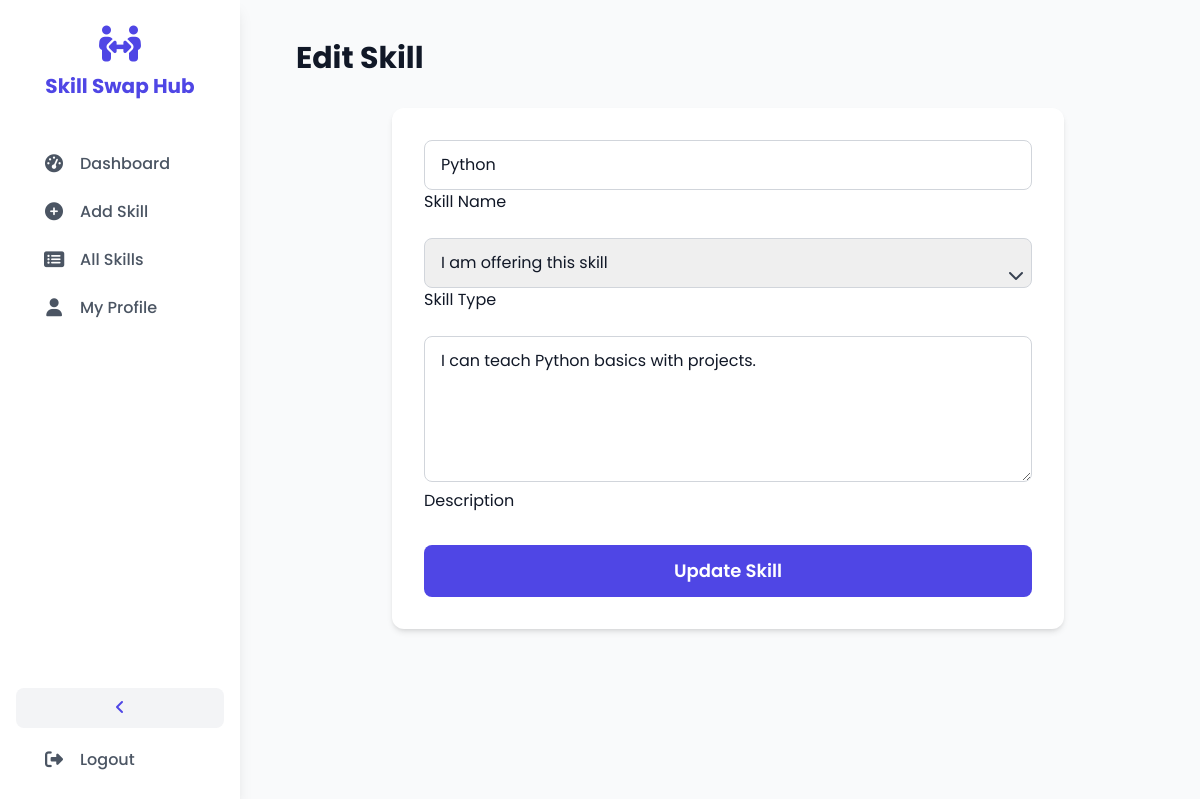
The page /edit/4/ (signed in) on the database its author committed.
### skills/models.py (models this page shows, shortened)
class Skill(models.Model):
    SKILL_TYPE_CHOICES = [
        ('offer', 'Offering'),
        ('request', 'Requesting'),
    ]
    user = models.ForeignKey(User, on_delete=models.CASCADE)
    title = models.CharField(max_length=100)
    description = models.TextField()
    skill_type = models.CharField(max_length=10, choices=SKILL_TYPE_CHOICES)
    created_at = models.DateTimeField(auto_now_add=True)

### skills/views.py (the view)
# urls.py: path('edit/<int:skill_id>/', views.edit_skill_view, name='edit_skill'),
@login_required(login_url='login')
def edit_skill_view(request, skill_id):
    skill = get_object_or_404(Skill, id=skill_id, user=request.user)
    if request.method == 'POST':
        skill.title = request.POST.get('skill_name')
        skill.skill_type = request.POST.get('skill_type')
        skill.description = request.POST.get('description')
        skill.save()
        return redirect('dashboard')
    context = {'skill': skill}
    return render(request, 'edit_skill.html', context)

### templates/edit_skill.html (shortened to what this page needs)
{% extends 'base.html' %}
{% block content %}
<div class="relative min-h-screen md:flex">
    <div id="sidebar" class="sidebar bg-white absolute inset-y-0 left-0 transform md:relative md:translate-x-0 sidebar-closed md:flex md:flex-col md:justify-between shadow-lg z-30">
        <div>
            <div class="logo-section">
                <a href="{% url 'index' %}" class="sidebar-logo-link inline-flex flex-col items-center justify-center w-full">
                    <i class="fas fa-people-arrows text-4xl text-[#4f46e5]"></i>
                    <span class="sidebar-text block text-xl font-bold text-[#4f46e5] mt-2">Skill Swap Hub</span>
                </a>
            </div>
            <nav class="mt-4 px-4">
                <a href="{% url 'dashboard' %}" class="sidebar-nav-link"><i class="fas fa-tachometer-alt fa-fw"></i> <span class="sidebar-text ml-3">Dashboard</span></a>
                <a href="{% url 'add_skill' %}" class="sidebar-nav-link"><i class="fas fa-plus-circle fa-fw"></i> <span class="sidebar-text ml-3">Add Skill</span></a>
                <a href="{% url 'listings' %}" class="sidebar-nav-link"><i class="fas fa-list-alt fa-fw"></i> <span class="sidebar-text ml-3">All Skills</span></a>
                <a href="{% url 'profile' %}" class="sidebar-nav-link"><i class="fas fa-user fa-fw"></i> <span class="sidebar-text ml-3">My Profile</span></a>
            </nav>
        </div>
        <div class="p-4">
            <button id="desktop-sidebar-toggle" class="hidden md:block w-full text-center p-2 bg-gray-100 hover:bg-gray-200 rounded-lg mb-2 text-[#4f46e5]"><i class="fas fa-angle-left transition-transform duration-300"></i></button>
            <a href="{% url 'logout' %}" class="sidebar-nav-link"><i class="fas fa-sign-out-alt fa-fw"></i> <span class="sidebar-text ml-3">Logout</span></a>
        </div>
    </div>
    <main id="main-content" class="flex-1 p-6 md:p-10">
        <h1 class="text-3xl font-bold mb-8">Edit Skill</h1>
        <div class="bg-white p-8 rounded-xl shadow-md max-w-2xl mx-auto">
            <form action="{% url 'edit_skill' skill.id %}" method="POST">
                <div class="relative mb-6">
                    <input type="text" id="skill_name" name="skill_name" class="w-full px-4 py-3 border border-gray-300 rounded-lg focus:outline-none focus:ring-2 focus:ring-[#4f46e5]" value="{{ skill.title }}" required>
                    <label for="skill_name" class="floating-label-prefilled">Skill Name</label>
                </div>
                <div class="relative mb-6">
                    <select id="skill_type" name="skill_type" class="w-full px-4 py-3 border border-gray-300 rounded-lg focus:outline-none focus:ring-2 focus:ring-[#4f46e5] appearance-none" required>
                        <option value="offer" {% if skill.skill_type == 'offer' %}selected{% endif %}>I am offering this skill</option>
                    </select>
                    <label for="skill_type" class="floating-label-prefilled">Skill Type</label>
                    <div class="pointer-events-none absolute inset-y-0 right-0 flex items-center px-2 text-gray-700"></div>
                </div>
                <div class="relative mb-8">
                    <textarea id="description" name="description" rows="5" class="w-full px-4 py-3 border border-gray-300 rounded-lg focus:outline-none focus:ring-2 focus:ring-[#4f46e5]" required>{{ skill.description }}</textarea>
                    <label for="description" class="floating-label-prefilled">Description</label>
                </div>
                <button type="submit" class="w-full btn-primary text-white py-3 rounded-lg font-semibold text-lg">Update Skill</button>
            </form>
        </div>
    </main>
</div>
{% endblock %}

### static/css/style.css (style rules this page uses)
body { font-family: 'Poppins', sans-serif; background-color: #f7f9fc; color: #111827; opacity: 0; transition: opacity 0.16s cubic-bezier(0.4, 0, 0.2, 1); }
body.page-loaded { opacity: 1; }
button, a, .btn-primary, .btn-secondary, .sidebar-nav-link, .contact-btn, .delete-btn, #offer-btn, #request-btn, #desktop-sidebar-toggle, #mobile-menu-button { -webkit-tap-highlight-color: transparent; }
.btn-primary { background-color: #4f46e5; transition: background-color 0.2s cubic-bezier(0.4, 0, 0.2, 1), transform 0.15s cubic-bezier(0.4, 0, 0.2, 1), box-shadow 0.2s cubic-bezier(0.4, 0, 0.2, 1); cursor: pointer; }
.sidebar { width: 15rem; flex-shrink: 0; will-change: width; }
.sidebar.sidebar-ready { transition: width 0.3s cubic-bezier(0.4, 0, 0.2, 1); }
main#main-content { margin-left: 1rem; will-change: margin-left; transition: margin-left 0.3s cubic-bezier(0.4, 0, 0.2, 1); }
.logo-section { padding: 1.5rem; text-align: center; }
.sidebar-nav-link { display: flex; align-items: center; padding: 0.75rem 1.5rem; border-radius: 0.5rem; transition: all 0.2s cubic-bezier(0.4, 0, 0.2, 1); font-weight: 500; cursor: pointer; }
.sidebar-nav-link:not(.active) { color: #4b5563; }
.sidebar-nav-link i { font-size: 1.125rem; width: 1.75rem; text-align: center; transition: transform 0.2s ease; }
input[type="text"], input[type="password"], input[type="email"], textarea, select { transition: border-color 0.2s cubic-bezier(0.4, 0, 0.2, 1), box-shadow 0.2s cubic-bezier(0.4, 0, 0.2, 1), background-color 0.2s ease; }

### templates/base.html (style rules this page uses)
body { opacity: 0; transition: opacity 0.16s cubic-bezier(0.4, 0, 0.2, 1); }
body.page-loaded { opacity: 1; }
.sidebar { width: 15rem; visibility: hidden; opacity: 0; }
.sidebar.sidebar-ready { visibility: visible; opacity: 1; transition: width 0.3s ease-in-out, opacity 0.2s ease-in-out; }
.sidebar-text { opacity: 1; transition: opacity 0.2s ease-in-out; }
main#main-content { margin-left: 1rem; transition: margin-left 0.3s ease-in-out; }

### rows shown on the page
Skill: skill_name "Python", skill_type "I am offering this skill", description "I can teach Python basics with projects."
